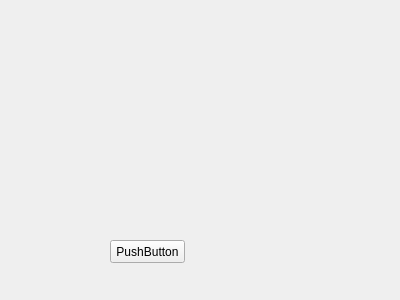
<?xml version="1.0" encoding="UTF-8"?>
<ui version="4.0">
 <class>Widget</class>
 <widget class="QWidget" name="Widget">
  <property name="geometry">
   <rect>
    <x>0</x>
    <y>0</y>
    <width>400</width>
    <height>300</height>
   </rect>
  </property>
  <property name="windowTitle">
   <string>Widget</string>
  </property>
  <widget class="QPushButton" name="pushButton">
   <property name="geometry">
    <rect>
     <x>110</x>
     <y>240</y>
     <width>75</width>
     <height>23</height>
    </rect>
   </property>
   <property name="text">
    <string>PushButton</string>
   </property>
  </widget>
 </widget>
 <layoutdefault spacing="6" margin="11"/>
 <resources/>
 <connections/>
</ui>
